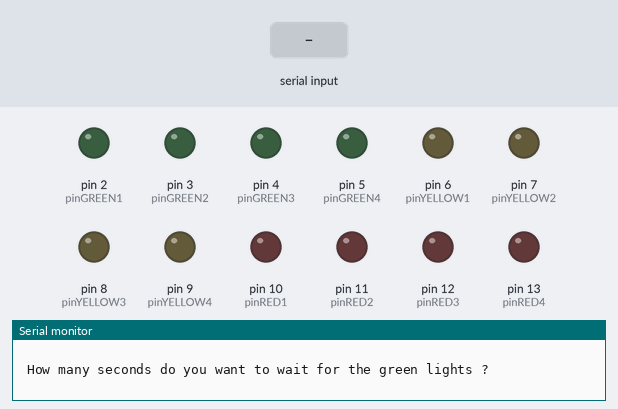
The sketch below on a simulated Arduino Uno, built with avr-gcc and run on an emulated ATmega328P. Parts: output pins drawn as LEDs (lit = HIGH), the last lines printed to the serial monitor. The test bench sets the inputs (shaded band).

Above: at 0.9 s.
1.0 s: "90,45\n" received over Serial
At 1.6 s:
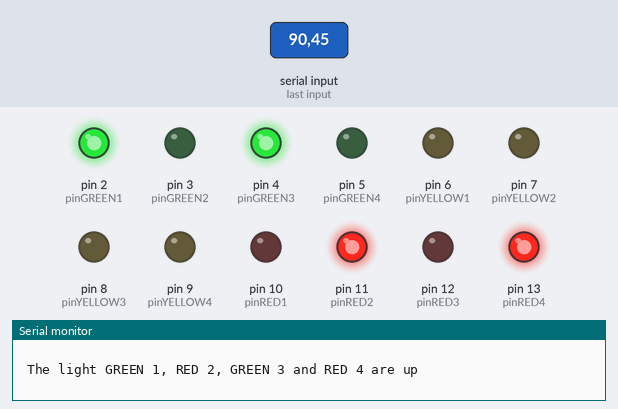
At 26.2 s:
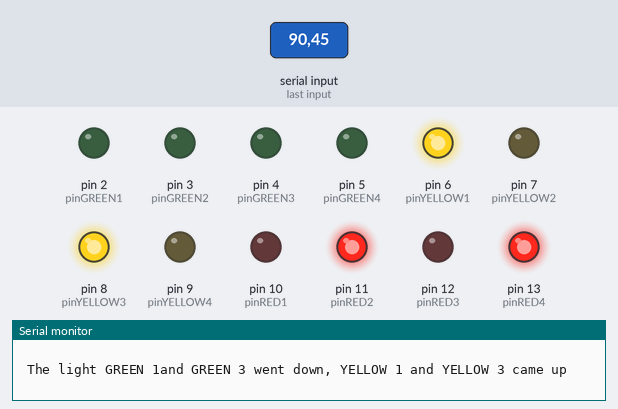
Timing chart, 0 to 31.9 s (numbered marks = the images above; inputs shaded):
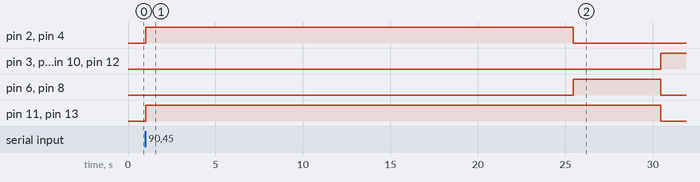

Measured:
- after the input at 1.0 s, pin 2 (pinGREEN1): LOW → HIGH at once, → LOW 24.5 s later; pin 3 (pinGREEN2): LOW → HIGH after 29.5 s

The sketch:

4_ways_traffic_lights.ino
```cpp
// The 4 ways cross traffic lights project for Arduino UNO

// author: Massimo Croci
//web site: www.crocimassimo.wordpress.com
//mail: massimo_croci@hotmail.com
// date: August 2015
//location: Sofia, Bulgaria, EU

// This Arduino sketch is open source software released under GPL 2.0 license
// Cor Magis Tibi Sena Pandit

// Lights position in the cross


//                                |       |
//                                |   3  |
//                          ------         -------
//                             4           2
//                          -------        -------
//                                |   1  |
//                                |       |


// for pictures of the HW components used, see www.........


// ************************************************************************************************


int pinGREEN1=2;  // power pin for LED green 1
int pinGREEN2=3;  // power pin for LED green 3
int pinGREEN3=4;   // power pin for LED green 2
int pinGREEN4=5;  // power pin for LED green 4
int pinYELLOW1=6;    // power pin for LED yellow 1
int pinYELLOW2=7;    // power pin for LED yellow 3
int pinYELLOW3=8;    // power pin for LED yellow 2
int pinYELLOW4=9;    // power pin for LED yellow 4
int pinRED1=10;    // power pin for LED red 1
int pinRED2=11;    // power pin for LED red 3
int pinRED3=12;    // power pin for LED red 2
int pinRED4=13;    // power pin for LED red 4
String a1=(" Welcome to ");
String a2=(" the traffic lights project ");
String a3=("for Arduino UNO ");
int WaitGreenLights;   // duration of the green lights inserted by the user in seconds
int green;  // duration of the green lights inserted by the user in milliseconds

void setup() {

Serial.begin(115200);
String wel=a1+a2+a3;  // the welcome message
Serial.println(wel);   // the welcomw message
Serial.println("--------------------------------------------------------------------------------------");
Serial.println(" ");
Serial.println(" How many seconds do you want to wait for the green lights ? ");   // asked the user how many times he/she wants to us ethe traffic lights
while(Serial.available()==0){}  // wait for the user
WaitGreenLights=Serial.parseInt();   // number of loops to execute inserted by the user
green=WaitGreenLights*1000;

pinMode(pinGREEN1, OUTPUT);     // LED green 1 is for output
pinMode(pinGREEN2, OUTPUT);    // LED green 2 is for output
pinMode(pinGREEN3, OUTPUT);    // LED green 3 is for output
pinMode(pinGREEN4, OUTPUT);    // LED green 4 is for output
pinMode(pinYELLOW1, OUTPUT);    // LED yellow 1 LED is for output
pinMode(pinYELLOW2, OUTPUT);    // LED yellow 2 LED is for output
pinMode(pinYELLOW3, OUTPUT);    // LED yellow 3 LED is for output
pinMode(pinYELLOW4, OUTPUT);    // LED yellow 4 LED is for output
pinMode(pinRED1, OUTPUT);     // LED red 1 is for output
pinMode(pinRED2, OUTPUT);     // LED red 2 is for output
pinMode(pinRED3, OUTPUT);     // LED red 3 is for output
pinMode(pinRED4, OUTPUT);     // LED red 4 is for output

}


void loop() {

int j=1;
while (j>=0) {

Serial.println(" ");
Serial.print(" This is loop number ");
Serial.println(j);
Serial.println(" ");

digitalWrite (pinGREEN1,HIGH);
digitalWrite (pinRED2,HIGH);
digitalWrite (pinGREEN3,HIGH);
digitalWrite (pinRED4,HIGH);
Serial.println(" The light GREEN 1, RED 2, GREEN 3 and RED 4 are up");
Serial.println(" ");
delay (green);
digitalWrite (pinGREEN1,LOW);
digitalWrite (pinGREEN3,LOW);
digitalWrite (pinYELLOW1,HIGH);
digitalWrite (pinYELLOW3,HIGH);
Serial.println(" The light GREEN 1and GREEN 3 went down, YELLOW 1 and YELLOW 3 came up");
Serial.println(" ");
delay (5000);
digitalWrite (pinRED2,LOW);
digitalWrite (pinRED4,LOW);
digitalWrite (pinYELLOW1,LOW);
digitalWrite (pinYELLOW3,LOW);
digitalWrite (pinRED1,HIGH);
digitalWrite (pinRED3,HIGH);
digitalWrite (pinGREEN2,HIGH);
digitalWrite (pinGREEN4,HIGH);
Serial.println(" The lights RED 1, GREEN 2, RED3 and GREEN 4 are up");
Serial.println(" ");
delay (green);
digitalWrite (pinYELLOW2,HIGH);
digitalWrite (pinYELLOW4,HIGH);
digitalWrite (pinGREEN2,LOW);
digitalWrite (pinGREEN4,LOW);
Serial.println(" The light GREEN 2 and GREEN 4 went down, YELLOW 2 and YELLOW 2 came up");
Serial.println(" ");
delay (5000);
digitalWrite (pinYELLOW2,LOW);
digitalWrite (pinYELLOW4,LOW);
digitalWrite (pinRED1,LOW);
digitalWrite (pinRED3,LOW);
j=j+1;

}


}
```
